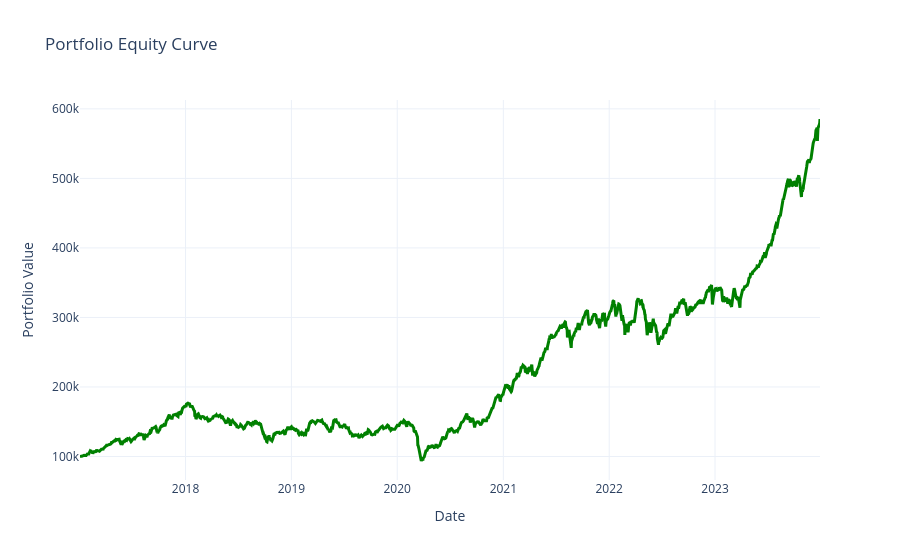

Notebook code cell kept with this figure:
### Code cell
import plotly.graph_objects as go

stats_eq = pf.stats()
eq_curve = pf.value()

fig = go.Figure()
fig.add_trace(go.Scatter(
    x=eq_curve.index,
    y=eq_curve.values,
    mode='lines',
    name='Equity Curve',
    line=dict(color='green', width=3)
))
fig.update_layout(
    title='Portfolio Equity Curve',
    xaxis_title='Date',
    yaxis_title='Portfolio Value',
    template='plotly_white'
)
fig.show()

### Figure 1 — Plotly figure (JSON) as saved in the notebook; plotly's stock layout.template omitted (floating-point values rounded to 4 significant figures; data arrays with more than 128 entries replaced by an {"elided": "..."} marker saying what was removed)
{"data": [{"line": {"color": "green", "width": 3}, "mode": "lines", "name": "Equity Curve", "type": "scatter", "x": {"elided": "1729 str values"}, "y": {"elided": "1729 float values"}}], "layout": {"title": {"text": "Portfolio Equity Curve"}, "xaxis": {"title": {"text": "Date"}}, "yaxis": {"title": {"text": "Portfolio Value"}}}}
